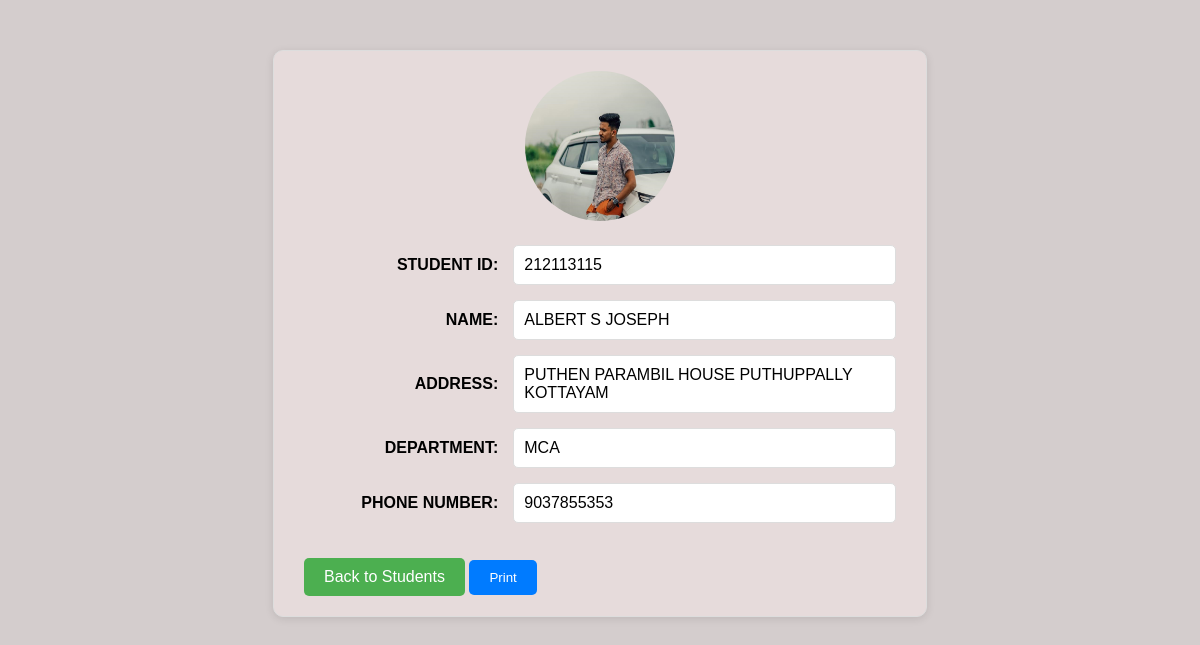
Page /view_student/212113115/ on the committed database.
### main/models.py (models this page shows, shortened)
class Student(models.Model):
    student_id = models.CharField(max_length=10, unique=True)
    name = models.CharField(max_length=100)
    address = models.TextField()
    department = models.CharField(max_length=50)
    phone_number = models.CharField(max_length=15)
    photo = models.ImageField(upload_to='uploads/', default='uploads/default_photo.jpg')

### main/views.py (the view)
# urls.py: path('view_student/<str:student_id>/', views.view_student_details, name='view_student_details'),
def view_student_details(request, student_id):
    student = get_object_or_404(Student, student_id=student_id)
    return render(request, 'student_details.html', {'student': student})

### main/templates/student_details.html (shortened to what this page needs)
<!DOCTYPE html>
<html lang="en">
<head>
</head>
<body>
    <div class="details-box">
        <div class="photo">
            <img src="{{ student.photo.url }}" alt="Student Photo">
        </div>
        <div class="form-field">
            <div class="form-label">STUDENT ID:</div>
            <div class="form-value">{{ student.student_id }}</div>
        </div>
        <div class="form-field">
            <div class="form-label">NAME:</div>
            <div class="form-value">{{ student.name }}</div>
        </div>
        <div class="form-field">
            <div class="form-label">ADDRESS:</div>
            <div class="form-value">{{ student.address }}</div>
        </div>
        <div class="form-field">
            <div class="form-label">DEPARTMENT:</div>
            <div class="form-value">{{ student.department }}</div>
        </div>
        <div class="form-field">
            <div class="form-label">PHONE NUMBER:</div>
            <div class="form-value">{{ student.phone_number }}</div>
        </div>
        <a href="{% url 'view_students' %}" class="back-btn">Back to Students</a>
        <button class="print-button" onclick="printDetails()">Print</button>
    </div>
</body>
</html>

### main/templates/student_details.html (style rules this page uses)
body { background-color: rgb(212, 205, 205); font-family: 'Gill Sans', sans-serif; }
.details-box { width: 50%; margin: 50px auto; background-color: #e6dbdb; border: 1px solid #ddd; padding: 20px 30px; border-radius: 10px; box-shadow: 0 2px 8px rgba(0, 0, 0, 0.1); }
.photo { text-align: center; margin-bottom: 20px; }
.photo img { border-radius: 50%; width: 150px; height: 150px; }
.form-field { display: flex; align-items: center; margin-bottom: 15px; }
.form-label { width: 35%; font-weight: bold; text-align: right; margin-right: 15px; font-size: 16px; }
.form-value { width: 65%; background-color: white; padding: 10px; border: 1px solid #ddd; border-radius: 5px; font-size: 16px; font-family: inherit; }
.back-btn { display: inline-block; margin-top: 20px; padding: 10px 20px; background-color: #4CAF50; color: white; text-decoration: none; border-radius: 5px; text-align: center; }
.print-button { display: inline-block; margin-top: 20px; padding: 10px 20px; background-color: #007bff; color: white; text-decoration: none; border-radius: 5px; text-align: center; border: none; cursor: pointer; }

### rows in the picture
Student: photo (picture), student_id "212113115", name "ALBERT S JOSEPH", address "PUTHEN PARAMBIL HOUSE PUTHUPPALLY KOTTAYAM", department "MCA", phone_number "9037855353"
